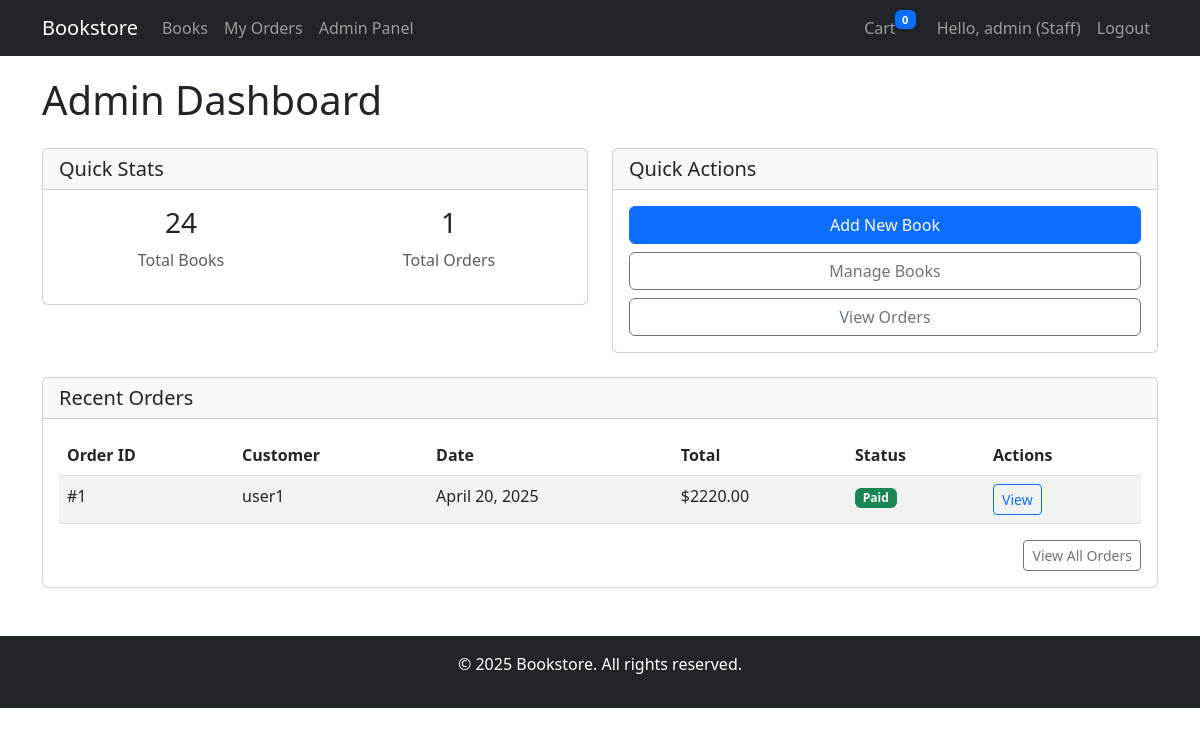
Screenshot of /admin_panel/ (signed in) with the database file from the repository.
### orders/models.py (models this page shows, shortened)
class Order(models.Model):
    STATUS_CHOICES = (
        ('pending', 'Pending'),
        ('paid', 'Paid'),
        ('shipped', 'Shipped'),
        ('delivered', 'Delivered'),
        ('cancelled', 'Cancelled'),
    )
    user = models.ForeignKey(User, on_delete=models.CASCADE, related_name='orders')
    total_price = models.DecimalField(max_digits=10, decimal_places=2)
    status = models.CharField(max_length=20, choices=STATUS_CHOICES, default='pending')
    created_at = models.DateTimeField(auto_now_add=True)
    updated_at = models.DateTimeField(auto_now=True)

### admin_panel/views.py (the view)
# urls.py: path('', views.AdminDashboardView.as_view(), name='dashboard'),
class AdminDashboardView(AdminRequiredMixin, View):
    template_name = 'admin_panel/dashboard.html'
    def get(self, request):
        total_books = Book.objects.count()
        total_orders = Order.objects.count()
        recent_orders = Order.objects.order_by('-created_at')[:5]
        return render(request, self.template_name, {
            'total_books': total_books,
            'total_orders': total_orders,
            'recent_orders': recent_orders
        })

### admin_panel/views.py (called while the page is built)
    def test_func(self):
        return self.request.user.is_authenticated and self.request.user.is_staff

### cart/context_processors.py (called while the page is built)
def cart_processor(request):
    cart = request.session.get('cart', {})
    cart_count = sum(item['quantity'] for item in cart.values())
    return {
        'cart_count': cart_count
    }

### templates/admin_panel/dashboard.html (shortened to what this page needs)
{% extends 'base/base.html' %}
{% block content %}
<h1 class="mb-4">Admin Dashboard</h1>
<div class="row">
    <div class="col-md-6 mb-4">
        <div class="card">
            <div class="card-header">
                <h5 class="mb-0">Quick Stats</h5>
            </div>
            <div class="card-body">
                <div class="row">
                    <div class="col-6">
                        <div class="text-center">
                            <h3>{{ total_books }}</h3>
                            <p class="text-muted">Total Books</p>
                        </div>
                    </div>
                    <div class="col-6">
                        <div class="text-center">
                            <h3>{{ total_orders }}</h3>
                            <p class="text-muted">Total Orders</p>
                        </div>
                    </div>
                </div>
            </div>
        </div>
    </div>
    <div class="col-md-6 mb-4">
        <div class="card">
            <div class="card-header">
                <h5 class="mb-0">Quick Actions</h5>
            </div>
            <div class="card-body">
                <div class="d-grid gap-2">
                    <a href="{% url 'admin_panel:book_create' %}" class="btn btn-primary">Add New Book</a>
                    <a href="{% url 'admin_panel:book_list' %}" class="btn btn-outline-secondary">Manage Books</a>
                    <a href="{% url 'admin_panel:order_list' %}" class="btn btn-outline-secondary">View Orders</a>
                </div>
            </div>
        </div>
    </div>
</div>
<div class="card">
    <div class="card-header">
        <h5 class="mb-0">Recent Orders</h5>
    </div>
    <div class="card-body">
        {% if recent_orders %}
            <div class="table-responsive">
                <table class="table table-striped">
                    <thead>
                        <tr>
                            <th>Order ID</th>
                            <th>Customer</th>
                            <th>Date</th>
                            <th>Total</th>
                            <th>Status</th>
                            <th>Actions</th>
                        </tr>
                    </thead>
                    <tbody>
                        {% for order in recent_orders %}
                        <tr>
                            <td>#{{ order.id }}</td>
                            <td>{{ order.user.username }}</td>
                            <td>{{ order.created_at|date:"F j, Y" }}</td>
                            <td>${{ order.total_price }}</td>
                            <td><span class="badge bg-{% if order.status == 'paid' %}success{% elif order.status == 'pending' %}warning{% elif order.status == 'cancelled' %}danger{% else %}info{% endif %}">{{ order.status|title }}</span></td>
                            <td>
                                <a href="{% url 'admin_panel:order_detail' order.id %}" class="btn btn-sm btn-outline-primary">View</a>
                            </td>
                        </tr>
                        {% endfor %}
                    </tbody>
                </table>
            </div>
            <div class="text-end">
                <a href="{% url 'admin_panel:order_list' %}" class="btn btn-sm btn-outline-secondary">View All Orders</a>
            </div>
        {% else %}
            <div class="alert alert-info">No recent orders.</div>
        {% endif %}
    </div>
</div>
{% endblock %}

### templates/base/base.html (shortened to what this page needs)
<!DOCTYPE html>
<html lang="en">
<head>
    <link href="https://cdn.jsdelivr.net/npm/bootstrap@5.3.0-alpha1/dist/css/bootstrap.min.css" rel="stylesheet">
</head>
<body>
    <nav class="navbar navbar-expand-lg navbar-dark bg-dark">
        <div class="container">
            <a class="navbar-brand" href="{% url 'books:book_list' %}">Bookstore</a>
            <div class="collapse navbar-collapse" id="navbarNav">
                <ul class="navbar-nav me-auto">
                    <li class="nav-item">
                        <a class="nav-link" href="{% url 'books:book_list' %}">Books</a>
                    </li>
                    {% if user.is_authenticated %}
                        <li class="nav-item">
                            <a class="nav-link" href="{% url 'orders:order_history' %}">My Orders</a>
                        </li>
                        {% if user.is_staff %}
                            <li class="nav-item">
                                <a class="nav-link" href="{% url 'admin_panel:dashboard' %}">Admin Panel</a>
                            </li>
                        {% endif %}
                    {% endif %}
                </ul>
                <ul class="navbar-nav">
                    {% if user.is_authenticated %}
                        <li class="nav-item">
                            <a class="nav-link" href="{% url 'cart:view_cart' %}">
                                Cart <span class="badge bg-primary cart-badge">{{ cart_count }}</span>
                            </a>
                        </li>
                        <li class="nav-item">
                            <span class="nav-link">Hello, {{ user.username }}{% if user.is_staff %} (Staff){% endif %}</span>
                        </li>
                        <li class="nav-item">
                            <a class="nav-link" href="{% url 'accounts:logout' %}">Logout</a>
                        </li>
                    {% endif %}
                </ul>
            </div>
        </div>
    </nav>
    <div class="container">
        {% block content %}{% endblock %}
    </div>
    <footer class="bg-dark text-white mt-5 py-3">
        <div class="container text-center">
            <p>&copy; {% now "Y" %} Bookstore. All rights reserved.</p>
        </div>
    </footer>
</body>
</html>

### templates/base/base.html (style rules this page uses)
.navbar { margin-bottom: 20px; }
.cart-badge { position: relative; top: -10px; right: 5px; font-size: 0.7em; }

### rows the page displays
Order: id "1", user.username "user1", created_at "April 20, 2025", total_price "2220.00", status "Paid"

### other values shown
{{ cart_count }} "0"
{{ user.username }} "admin"
{{ total_books }} "24"
{{ total_orders }} "1"
